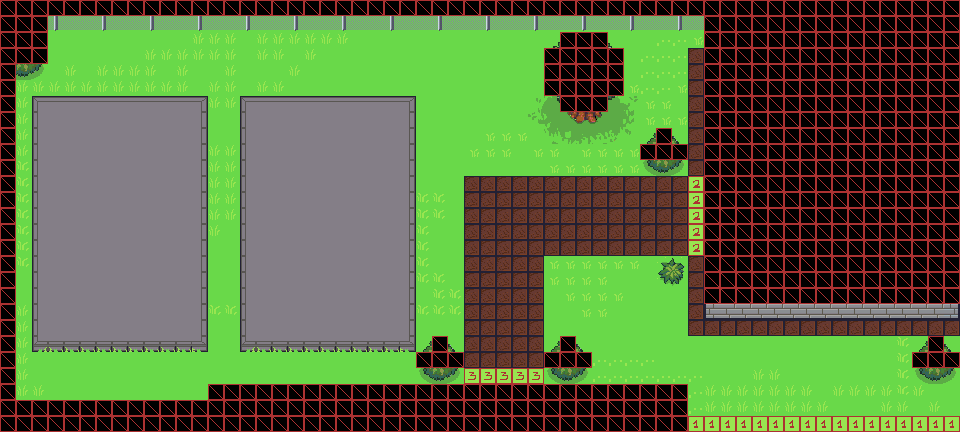

Below is a game level as drawn by its tile map, then a one-line description and the .tmx that defines it (tile-layer data replaced by summaries):
An orthogonal 60x27 tile map with 16x16 px tiles, 4 tile layers (Background, Collision, Hotspot, Event), 4 tilesets.

<map version="1.10" tiledversion="1.10.2" orientation="orthogonal" renderorder="right-down" width="60" height="27" tilewidth="16" tileheight="16" infinite="0" nextlayerid="5" nextobjectid="1">
 <tileset firstgid="1" source="EXTERIOR2.tsx" />
 <tileset firstgid="127" source="COLLISION.tsx" />
 <tileset firstgid="128" source="HOTSPOT.tsx" />
 <tileset firstgid="144" source="EVENT.tsx" />
 <layer id="1" name="Background" width="60" height="27">
  <data>[1620 cells, 1620 non-empty, 89 distinct tile ids]</data>
 </layer>
 <layer id="2" name="Collision" width="60" height="27">
  <data>[1620 cells, 531 non-empty, 1 distinct tile ids]</data>
 </layer>
 <layer id="3" name="Hotspot" width="60" height="27">
  <data>[1620 cells, 0 non-empty, 0 distinct tile ids]</data>
 </layer>
 <layer id="4" name="Event" width="60" height="27">
  <data>[1620 cells, 27 non-empty, 3 distinct tile ids]</data>
 </layer>
</map>